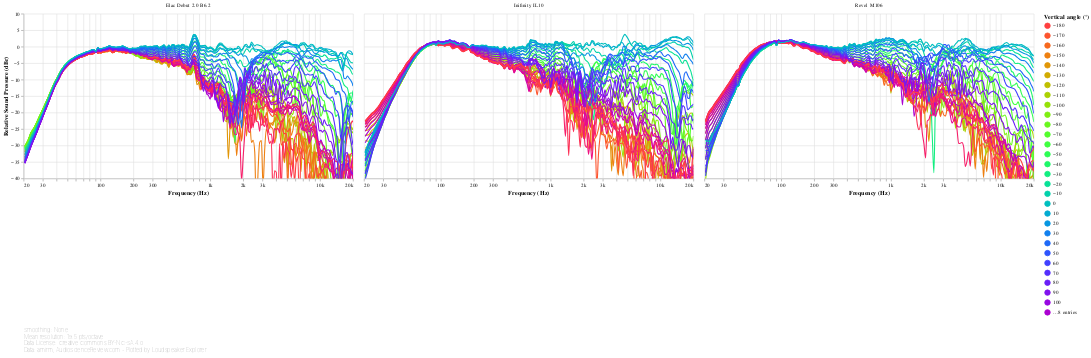

The notebook cell saved with this chart:
### Code cell
#@markdown
off_axis_angles_chart('Vertical')

### Figure 1 — Vega-Lite specification as saved in the notebook (floating-point values rounded to 4 significant figures; data arrays with more than 128 entries replaced by an {"elided": "..."} marker saying what was removed)
{"config": {"view": {"continuousWidth": 400, "continuousHeight": 300, "opacity": 0}}, "vconcat": [{"data": {"name": "data-7c0897991a653fcfe760dedb1a1914b4"}, "facet": {"type": "nominal", "field": "speaker", "title": null}, "spec": {"layer": [{"mark": {"type": "line", "clip": true, "interpolate": "monotone"}, "encoding": {"opacity": {"condition": {"value": 1, "selection": "selector021"}, "value": 0.2}}, "selection": {"selector021": {"type": "multi", "encodings": ["color"], "bind": "legend"}, "selector023": {"type": "interval", "bind": "scales", "encodings": ["x", "y"]}, "selector024": {"type": "single", "fields": ["angle"], "bind": {"input": "range", "max": 180, "min": -170, "name": "Vertical angle selector (°)", "step": 10}, "clear": "dblclick"}, "selector025": {"type": "single", "fields": ["speaker"], "bind": {"input": "select", "options": [null, "Elac Debut 2.0 B6.2", "Inifinity IL10", "Revel M106"], "labels": ["All", "Elac Debut 2.0 B6.2", "Inifinity IL10", "Revel M106"], "name": "Speaker: "}}}}, {"mark": {"type": "circle", "clip": true, "size": 100}, "encoding": {"fillOpacity": {"condition": {"value": 0.3, "selection": "selector022"}, "value": 0}}, "selection": {"selector022": {"type": "single", "on": "mouseover", "clear": "mouseout", "empty": "none", "encodings": ["x", "y"]}}}], "encoding": {"color": {"type": "quantitative", "field": "angle", "legend": {"gradientLength": 300, "type": "gradient", "values": [-180, -170, -160, -150, -140, -130, -120, -110, -100, -90, -80, -70, -60, -50, -40, -30, -20, -10, 0, 10, 20, 30, 40, 50, 60, 70, 80, 90, 100, 110, 120, 130, 140, 150, 160, 170, 180]}, "scale": {"domain": [-180, 180], "scheme": "sinebow"}, "title": "Vertical angle (°)"}, "tooltip": [{"type": "nominal", "field": "key", "title": "Vertical angle (°)"}, {"type": "quantitative", "field": "frequency", "format": ".03s", "title": "Frequency (Hz)"}, {"type": "quantitative", "field": "value", "format": ".2f", "title": "Value (dB)"}], "x": {"type": "quantitative", "axis": {"format": "s"}, "field": "frequency", "scale": {"base": 10, "domain": [20, 20000], "nice": false, "type": "log"}, "title": "Frequency (Hz)"}, "y": {"type": "quantitative", "axis": {"grid": true}, "field": "value", "scale": {"domain": [-40, 10]}, "title": ["Relative Sound Pressure (dBr)"]}}, "height": 300, "transform": [{"flatten": ["frequency", "-100", "-10", "-110", "-120", "-130", "-140", "-150", "-160", "-170", "-20", "-30", "-40", "-50", "-60", "-70", "-80", "-90", "+100", "+10", "+110", "+120", "+130", "+140", "+150", "+160", "+170", "+180", "+20", "+30", "+40", "+50", "+60", "+70", "+80", "+90", "+0"]}, {"fold": ["-100", "-10", "-110", "-120", "-130", "-140", "-150", "-160", "-170", "-20", "-30", "-40", "-50", "-60", "-70", "-80", "-90", "+100", "+10", "+110", "+120", "+130", "+140", "+150", "+160", "+170", "+180", "+20", "+30", "+40", "+50", "+60", "+70", "+80", "+90", "+0"]}, {"calculate": "toNumber(datum['key'])", "as": "angle"}, {"filter": {"selection": "selector024"}}], "width": 600}, "transform": [{"filter": {"selection": "selector025"}}]}, {"mark": "text", "height": 1, "title": {"text": ["Smoothing: None", "Mean resolution: 19.5 pts/octave", "Data License: Creative Commons BY-NC-SA 4.0", "Data: amirm, AudioScienceReview.com - Plotted by Loudspeaker Explorer"], "anchor": "start", "color": "gray", "fontSize": 10, "fontWeight": "lighter"}, "width": 600}], "resolve": {"legend": {"color": "independent"}}, "$schema": "https://vega.github.io/schema/vega-lite/v4.8.1.json", "datasets": {"data-7c0897991a653fcfe760dedb1a1914b4": [{"speaker": "Elac Debut 2.0 B6.2", "frequency": {"elided": "194 float values"}, "-100": {"elided": "194 float values"}, "-10": {"elided": "194 float values"}, "-110": {"elided": "194 float values"}, "-120": {"elided": "194 float values"}, "-130": {"elided": "194 float values"}, "-140": {"elided": "194 float values"}, "-150": {"elided": "194 float values"}, "-160": {"elided": "194 float values"}, "-170": {"elided": "194 float values"}, "-20": {"elided": "194 float values"}, "-30": {"elided": "194 float values"}, "-40": {"elided": "194 float values"}, "-50": {"elided": "194 float values"}, "-60": {"elided": "194 float values"}, "-70": {"elided": "194 float values"}, "-80": {"elided": "194 float values"}, "-90": {"elided": "194 float values"}, "+100": {"elided": "194 float values"}, "+10": {"elided": "194 float values"}, "+110": {"elided": "194 float values"}, "+120": {"elided": "194 float values"}, "+130": {"elided": "194 float values"}, "+140": {"elided": "194 float values"}, "+150": {"elided": "194 float values"}, "+160": {"elided": "194 float values"}, "+170": {"elided": "194 float values"}, "+180": {"elided": "194 float values"}, "+20": {"elided": "194 float values"}, "+30": {"elided": "194 float values"}, "+40": {"elided": "194 float values"}, "+50": {"elided": "194 float values"}, "+60": {"elided": "194 float values"}, "+70": {"elided": "194 float values"}, "+80": {"elided": "194 float values"}, "+90": {"elided": "194 float values"}, "+0": {"elided": "194 float values"}}, {"speaker": "Inifinity IL10", "frequency": {"elided": "194 float values"}, "-100": {"elided": "194 float values"}, "-10": {"elided": "194 float values"}, "-110": {"elided": "194 float values"}, "-120": {"elided": "194 float values"}, "-130": {"elided": "194 float values"}, "-140": {"elided": "194 float values"}, "-150": {"elided": "194 float values"}, "-160": {"elided": "194 float values"}, "-170": {"elided": "194 float values"}, "-20": {"elided": "194 float values"}, "-30": {"elided": "194 float values"}, "-40": {"elided": "194 float values"}, "-50": {"elided": "194 float values"}, "-60": {"elided": "194 float values"}, "-70": {"elided": "194 float values"}, "-80": {"elided": "194 float values"}, "-90": {"elided": "194 float values"}, "+100": {"elided": "194 float values"}, "+10": {"elided": "194 float values"}, "+110": {"elided": "194 float values"}, "+120": {"elided": "194 float values"}, "+130": {"elided": "194 float values"}, "+140": {"elided": "194 float values"}, "+150": {"elided": "194 float values"}, "+160": {"elided": "194 float values"}, "+170": {"elided": "194 float values"}, "+180": {"elided": "194 float values"}, "+20": {"elided": "194 float values"}, "+30": {"elided": "194 float values"}, "+40": {"elided": "194 float values"}, "+50": {"elided": "194 float values"}, "+60": {"elided": "194 float values"}, "+70": {"elided": "194 float values"}, "+80": {"elided": "194 float values"}, "+90": {"elided": "194 float values"}, "+0": {"elided": "194 float values"}}, {"speaker": "Revel M106", "frequency": {"elided": "194 float values"}, "-100": {"elided": "194 float values"}, "-10": {"elided": "194 float values"}, "-110": {"elided": "194 float values"}, "-120": {"elided": "194 float values"}, "-130": {"elided": "194 float values"}, "-140": {"elided": "194 float values"}, "-150": {"elided": "194 float values"}, "-160": {"elided": "194 float values"}, "-170": {"elided": "194 float values"}, "-20": {"elided": "194 float values"}, "-30": {"elided": "194 float values"}, "-40": {"elided": "194 float values"}, "-50": {"elided": "194 float values"}, "-60": {"elided": "194 float values"}, "-70": {"elided": "194 float values"}, "-80": {"elided": "194 float values"}, "-90": {"elided": "194 float values"}, "+100": {"elided": "194 float values"}, "+10": {"elided": "194 float values"}, "+110": {"elided": "194 float values"}, "+120": {"elided": "194 float values"}, "+130": {"elided": "194 float values"}, "+140": {"elided": "194 float values"}, "+150": {"elided": "194 float values"}, "+160": {"elided": "194 float values"}, "+170": {"elided": "194 float values"}, "+180": {"elided": "194 float values"}, "+20": {"elided": "194 float values"}, "+30": {"elided": "194 float values"}, "+40": {"elided": "194 float values"}, "+50": {"elided": "194 float values"}, "+60": {"elided": "194 float values"}, "+70": {"elided": "194 float values"}, "+80": {"elided": "194 float values"}, "+90": {"elided": "194 float values"}, "+0": {"elided": "194 float values"}}]}}
